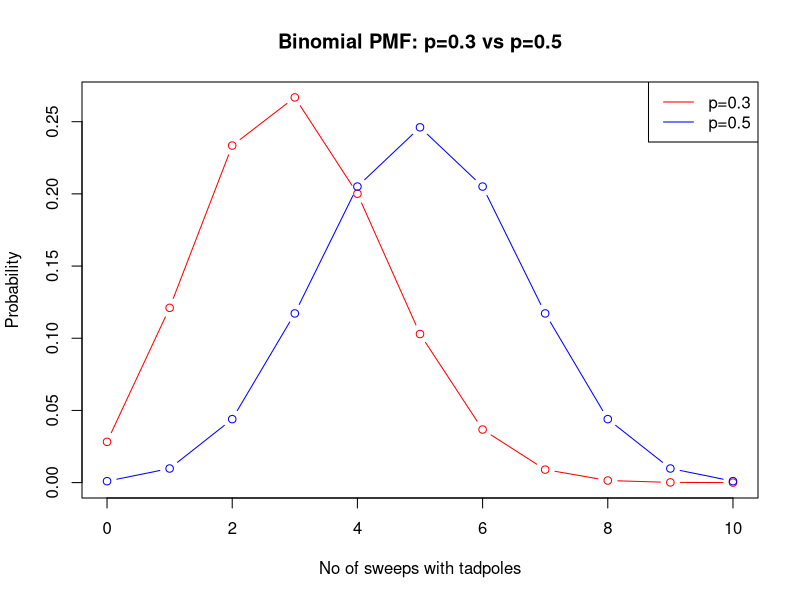

Generate this figure with R:

## Question 1

# a
set.seed(45)

rolls <- sample(1:6, 6000, replace = TRUE)

table(rolls)

#b

# expectation is the average or mean in statistics

# E(x) = total number of rolls/total number of die face

# E(x) = 6000/6 = 1000

# The expected value is 1000 which is close to what we
# have on the frequency of the 6000 simulated dice rolls



# c
# x > 1030
# n = 6000
# p(1) = 1/6

p_more_1030 <- pbinom(1030,
                      size = 6000,
                      prob = 1/6,
                      lower.tail = FALSE)
p_more_1030

set.seed(45)

sim <- replicate(10000,sum(sample(1:6, 6000, replace = TRUE) == 1) > 1030)

sum(sim)/10000

set.seed(1)
sum(sample(1:6, 6000, replace = TRUE) == 1)

set.seed(2)
sum(sample(1:6, 6000, replace = TRUE) == 1)

## Wood frog larval abundance in vernal pools

p = 0.3
n = 10

# a 
dbinom(6, size = 10, prob = 0.3)

#b
pbinom(2, size = 10, prob = 0.3)

#c
pbinom(4, size = 10, lower.tail = FALSE, prob = 0.3)

#d
x <- 0:10

plot(x, dbinom(x, size = 10, prob = 0.3), 
     type = "b", col = "red", 
     xlab = "No of sweeps with tadpoles",
     ylab = "Probability",
     main = "Binomial PMF: p=0.3 vs p=0.5")

lines(x, dbinom(x, size = 10, prob = 0.5), 
      type = "b", col = "blue")

legend("topright", legend = c("p=0.3","p=0.5"), 
       col = c("red","blue"), lty = 1)
